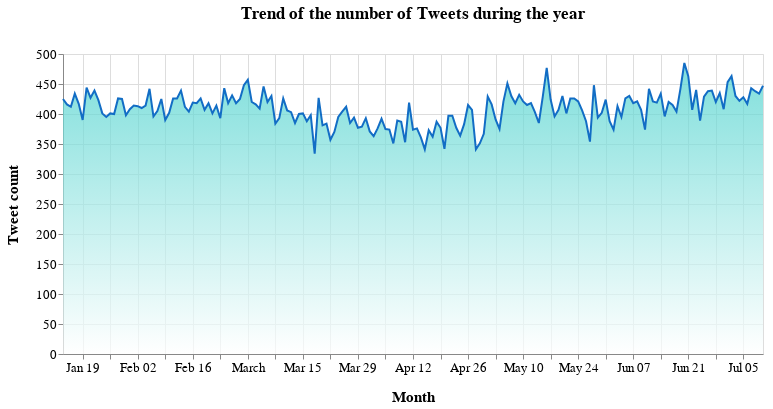

The notebook cell this image was saved under:
### Markdown cell above
The area chart is created:

### Code cell
df = pd.DataFrame.from_dict(count, orient='index').reset_index()
df = df.rename(columns={'index':'Month',0:'Tweet count'})
df['Month']= pd.to_datetime(df['Month'])

# Create a selection that chooses the nearest point & selects based on x-value
nearest = alt.selection(type='single', nearest=True, on='mouseover',
                        fields=['Month'], empty='none')


chart = alt.Chart(df).mark_area(
    #point= True,
    line={'color':'#126DC5'},
    color=alt.Gradient(
        gradient='linear',
        stops=[alt.GradientStop(color='white', offset=0),
               alt.GradientStop(color='mediumturquoise', offset=1)],
        x1=1,
        x2=1,
        y1=1,
        y2=0
    )
).properties(
    width=700,
    height=300,
    title = "Trend of the number of Tweets during the year"
).encode(
        #alt.X('Month', sort = ['Jan','Feb','Mar','Apr','May','Jun','Jul']),
        alt.X('Month'),
        alt.Y('Tweet count:Q')
        #tooltip=['Month', 'Tweet count']
)

# Transparent selectors across the chart. This is what tells us
# the x-value of the cursor
selectors = alt.Chart(df).mark_point().encode(
    #x=alt.X('Month', sort = ['Jan','Feb','Mar','Apr','May','Jun','Jul']),
    x=alt.X('Month'),
    opacity=alt.value(0),
).add_selection(
    nearest
)

# Draw points on the line, and highlight based on selection
points = chart.mark_point().encode(
    opacity=alt.condition(nearest, alt.value(1), alt.value(0))
)

# Draw text labels near the points, and highlight based on selection
text = chart.mark_text(align='left', dx=5, dy=-5).encode(
    text=alt.condition(nearest, 'Tweet count:Q', alt.value(' '))
)

# Draw a rule at the location of the selection
rules = alt.Chart(df).mark_rule(color='gray').encode(
    #x=alt.X('Month', sort = ['Jan','Feb','Mar','Apr','May','Jun','Jul']),
    x=alt.X('Month'),
).transform_filter(
    nearest
)

# Put the five layers into a chart and bind the data
alt.layer(
    chart, selectors, points, rules, text
).properties(
    width=700,
    height=300
).configure_title(
    fontSize=17,
    offset=25
).configure_axis(
    labelFontSize=13,
    titleFontSize=15,
    titlePadding=15
)

### Figure 1 — Vega-Lite specification as saved in the notebook (floating-point values rounded to 4 significant figures; data arrays with more than 128 entries replaced by an {"elided": "..."} marker saying what was removed)
{"config": {"view": {"continuousWidth": 400, "continuousHeight": 300}, "axis": {"labelFontSize": 13, "titleFontSize": 15, "titlePadding": 15}, "title": {"fontSize": 17, "offset": 25}}, "layer": [{"mark": {"type": "area", "color": {"gradient": "linear", "stops": [{"color": "white", "offset": 0}, {"color": "mediumturquoise", "offset": 1}], "x1": 1, "x2": 1, "y1": 1, "y2": 0}, "line": {"color": "#126DC5"}}, "encoding": {"x": {"type": "temporal", "field": "Month"}, "y": {"type": "quantitative", "field": "Tweet count"}}, "height": 300, "title": "Trend of the number of Tweets during the year", "width": 700}, {"mark": "point", "encoding": {"opacity": {"value": 0}, "x": {"type": "temporal", "field": "Month"}}, "selection": {"selector001": {"type": "single", "nearest": true, "on": "mouseover", "fields": ["Month"], "empty": "none"}}}, {"mark": "point", "encoding": {"opacity": {"condition": {"value": 1, "selection": "selector001"}, "value": 0}, "x": {"type": "temporal", "field": "Month"}, "y": {"type": "quantitative", "field": "Tweet count"}}, "height": 300, "title": "Trend of the number of Tweets during the year", "width": 700}, {"mark": {"type": "rule", "color": "gray"}, "encoding": {"x": {"type": "temporal", "field": "Month"}}, "transform": [{"filter": {"selection": "selector001"}}]}, {"mark": {"type": "text", "align": "left", "dx": 5, "dy": -5}, "encoding": {"text": {"condition": {"type": "quantitative", "field": "Tweet count", "selection": "selector001"}, "value": " "}, "x": {"type": "temporal", "field": "Month"}, "y": {"type": "quantitative", "field": "Tweet count"}}, "height": 300, "title": "Trend of the number of Tweets during the year", "width": 700}], "data": {"name": "data-45049bc41ec7d3d1f3dc2bf9716c36d1"}, "height": 300, "width": 700, "$schema": "https://vega.github.io/schema/vega-lite/v4.8.1.json", "datasets": {"data-45049bc41ec7d3d1f3dc2bf9716c36d1": {"elided": "179 records"}}}
